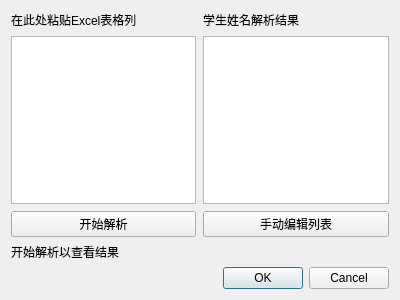
<?xml version="1.0" encoding="UTF-8"?>
<ui version="4.0">
 <class>PasteStudentsDialog</class>
 <widget class="QDialog" name="PasteStudentsDialog">
  <property name="geometry">
   <rect>
    <x>0</x>
    <y>0</y>
    <width>400</width>
    <height>300</height>
   </rect>
  </property>
  <property name="windowTitle">
   <string>构建班级信息对话框</string>
  </property>
  <layout class="QVBoxLayout" name="verticalLayout">
   <item>
    <layout class="QHBoxLayout" name="horizontalLayout">
     <property name="spacing">
      <number>7</number>
     </property>
     <item>
      <layout class="QVBoxLayout" name="tableVLayout">
       <item>
        <widget class="QLabel" name="pasteITipLable">
         <property name="frameShape">
          <enum>QFrame::NoFrame</enum>
         </property>
         <property name="frameShadow">
          <enum>QFrame::Plain</enum>
         </property>
         <property name="text">
          <string>在此处粘贴Excel表格列</string>
         </property>
         <property name="textFormat">
          <enum>Qt::PlainText</enum>
         </property>
         <property name="wordWrap">
          <bool>false</bool>
         </property>
        </widget>
       </item>
       <item>
        <widget class="QPlainTextEdit" name="tableTextEdit"/>
       </item>
       <item>
        <widget class="QPushButton" name="parseTextButton">
         <property name="text">
          <string>开始解析</string>
         </property>
         <property name="checkable">
          <bool>true</bool>
         </property>
        </widget>
       </item>
      </layout>
     </item>
     <item>
      <layout class="QVBoxLayout" name="listVLayout">
       <item>
        <widget class="QLabel" name="parseTipLable">
         <property name="text">
          <string>学生姓名解析结果</string>
         </property>
         <property name="textFormat">
          <enum>Qt::PlainText</enum>
         </property>
        </widget>
       </item>
       <item>
        <widget class="QListWidget" name="parseResultList">
         <property name="editTriggers">
          <set>QAbstractItemView::DoubleClicked|QAbstractItemView::EditKeyPressed|QAbstractItemView::SelectedClicked</set>
         </property>
        </widget>
       </item>
       <item>
        <widget class="QPushButton" name="editListButton">
         <property name="text">
          <string>手动编辑列表</string>
         </property>
         <property name="checkable">
          <bool>true</bool>
         </property>
        </widget>
       </item>
      </layout>
     </item>
    </layout>
   </item>
   <item>
    <widget class="QLabel" name="parseStatusLable">
     <property name="lineWidth">
      <number>1</number>
     </property>
     <property name="text">
      <string>开始解析以查看结果</string>
     </property>
    </widget>
   </item>
   <item>
    <widget class="QDialogButtonBox" name="returnButtonBox">
     <property name="orientation">
      <enum>Qt::Horizontal</enum>
     </property>
     <property name="standardButtons">
      <set>QDialogButtonBox::Cancel|QDialogButtonBox::Ok</set>
     </property>
    </widget>
   </item>
  </layout>
 </widget>
 <resources/>
 <connections>
  <connection>
   <sender>returnButtonBox</sender>
   <signal>accepted()</signal>
   <receiver>PasteStudentsDialog</receiver>
   <slot>accept()</slot>
   <hints>
    <hint type="sourcelabel">
     <x>248</x>
     <y>254</y>
    </hint>
    <hint type="destinationlabel">
     <x>157</x>
     <y>274</y>
    </hint>
   </hints>
  </connection>
  <connection>
   <sender>returnButtonBox</sender>
   <signal>rejected()</signal>
   <receiver>PasteStudentsDialog</receiver>
   <slot>reject()</slot>
   <hints>
    <hint type="sourcelabel">
     <x>316</x>
     <y>260</y>
    </hint>
    <hint type="destinationlabel">
     <x>286</x>
     <y>274</y>
    </hint>
   </hints>
  </connection>
 </connections>
</ui>
